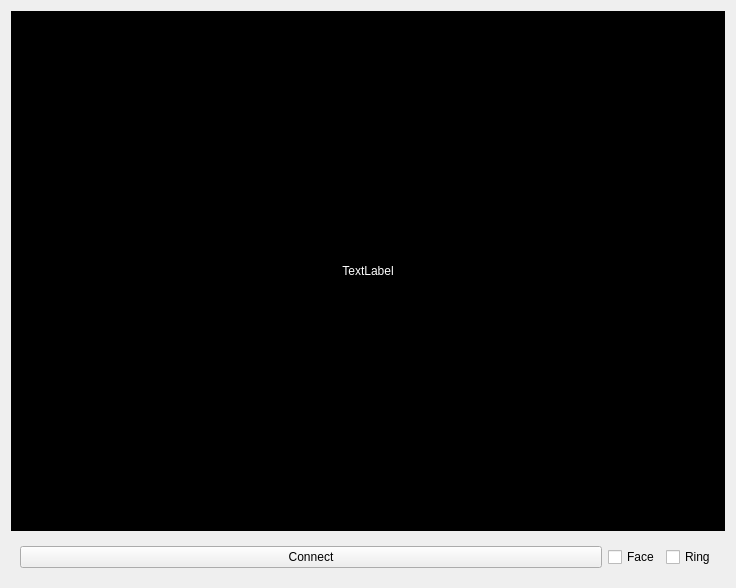
<?xml version="1.0" encoding="UTF-8"?>
<ui version="4.0">
 <class>CameraControl</class>
 <widget class="QWidget" name="CameraControl">
  <property name="geometry">
   <rect>
    <x>0</x>
    <y>0</y>
    <width>736</width>
    <height>588</height>
   </rect>
  </property>
  <property name="windowTitle">
   <string>Form</string>
  </property>
  <property name="styleSheet">
   <string notr="true">
QLabel#labelCamara
{
background-color: rgb(0, 0, 0);
color: rgb(255, 255, 255);
font: 75 20pt &quot;Arial&quot;;
}

QLabel#timeLabel
{
background-color: rgb(0, 0, 0);
color: rgb(255, 255, 255);
font: 75 15pt &quot;Arial&quot;;
}</string>
  </property>
  <layout class="QGridLayout" name="gridLayout">
   <item row="0" column="0">
    <widget class="QLabel" name="labelCamara">
     <property name="text">
      <string>TextLabel</string>
     </property>
     <property name="alignment">
      <set>Qt::AlignCenter</set>
     </property>
    </widget>
   </item>
   <item row="1" column="0">
    <widget class="QWidget" name="widget" native="true">
     <property name="sizePolicy">
      <sizepolicy hsizetype="Preferred" vsizetype="Fixed">
       <horstretch>0</horstretch>
       <verstretch>0</verstretch>
      </sizepolicy>
     </property>
     <layout class="QHBoxLayout" name="horizontalLayout">
      <item>
       <widget class="QPushButton" name="pushButtonConnect">
        <property name="text">
         <string>Connect</string>
        </property>
       </widget>
      </item>
      <item>
       <widget class="QCheckBox" name="checkBoxFace">
        <property name="sizePolicy">
         <sizepolicy hsizetype="Fixed" vsizetype="Fixed">
          <horstretch>0</horstretch>
          <verstretch>0</verstretch>
         </sizepolicy>
        </property>
        <property name="text">
         <string>Face</string>
        </property>
       </widget>
      </item>
      <item>
       <widget class="QCheckBox" name="checkBoxRing">
        <property name="sizePolicy">
         <sizepolicy hsizetype="Fixed" vsizetype="Fixed">
          <horstretch>0</horstretch>
          <verstretch>0</verstretch>
         </sizepolicy>
        </property>
        <property name="text">
         <string>Ring</string>
        </property>
       </widget>
      </item>
     </layout>
    </widget>
   </item>
  </layout>
 </widget>
 <resources/>
 <connections/>
</ui>
